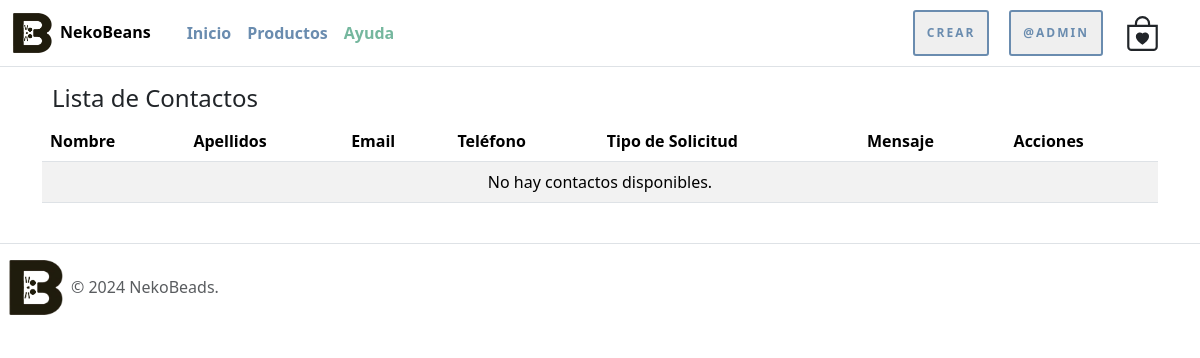
Before: /lista-comentarios/ (signed in) with the older database file.
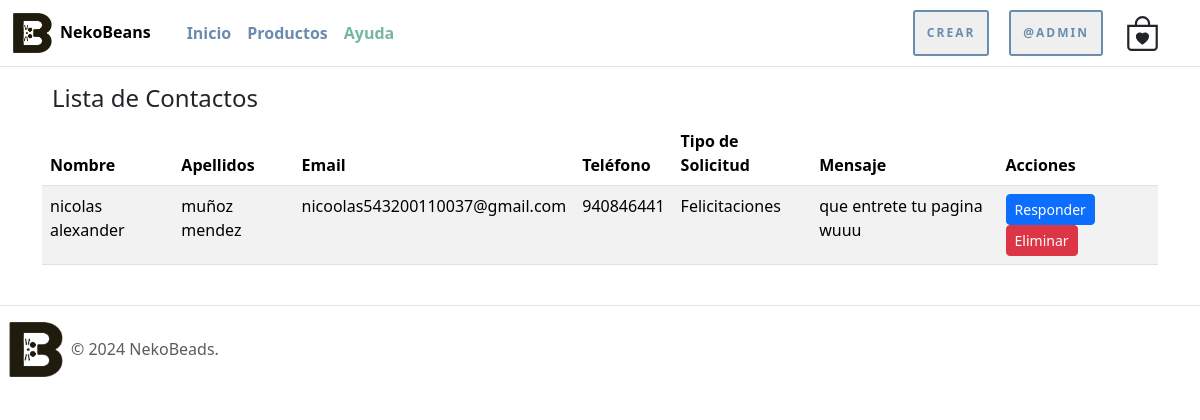
After: the same page with the newer database file.
### nekoBeansWeb/models.py (models this page shows, shortened)
class Contacto(models.Model):
    nombre = models.CharField(max_length=20)
    apellidos = models.CharField(max_length=20)
    email = models.EmailField()
    telefono = models.CharField(max_length=9)
    tipo_solicitud = models.IntegerField(choices=tipo_consulta)
    mensaje = models.TextField()

### nekoBeansWeb/views.py (the view)
# urls.py: path('lista-comentarios/', lista_comentarios, name="lista_comentarios"),
@permission_required('nekoBeansWeb.view_comentarios')
def lista_comentarios(request):
    contactos = Contacto.objects.all()
    data = {
        'contactos': contactos
    }
    return render(request, 'nekoBeansWeb/comentarios/lista_contacto.html', data)

### nekoBeansWeb/templates/nekoBeansWeb/comentarios/lista_contacto.html (shortened to what this page needs)
{% extends 'nekoBeansWeb/narvar_footer.html' %}
{% load static %}
{% block contenido %}
<div class="container mt-4">
    <div class="row">
        <div class="col-md-12">
            <h4 class="espacio-titulos">Lista de Contactos</h4>
            <div class="table-responsive">
                <table class="table table-hover table-striped">
                    <thead class="thead-dark">
                        <tr>
                            <th scope="col">Nombre</th>
                            <th scope="col">Apellidos</th>
                            <th scope="col">Email</th>
                            <th scope="col">Teléfono</th>
                            <th scope="col">Tipo de Solicitud</th>
                            <th scope="col">Mensaje</th>
                            <th scope="col">Acciones</th>
                        </tr>
                    </thead>
                    <tbody>
                        {% for contacto in contactos %}
                        <tr>
                            <td>{{ contacto.nombre }}</td>
                            <td>{{ contacto.apellidos }}</td>
                            <td>{{ contacto.email }}</td>
                            <td>{{ contacto.telefono }}</td>
                            <td>{{ contacto.get_tipo_solicitud_display }}</td>
                            <td class="mensaje-column">{{ contacto.mensaje|linebreaksbr }}</td>
                            <td>
                                <a href="mailto:{{ contacto.email }}?subject=Respuesta%20a%20tu%20{{ contacto.get_tipo_solicitud_display }}" class="btn btn-sm btn-primary">Responder</a>
                                <a href="{% url 'eliminar_contacto' contacto.id %}" class="btn btn-sm btn-danger" onclick="return confirm('¿Estás seguro de que deseas eliminar este mensaje?')">Eliminar</a>
                            </td>
                        </tr>
                        {% empty %}
                        <tr>
                            <td colspan="7" class="text-center">No hay contactos disponibles.</td>
                        </tr>
                        {% endfor %}
                    </tbody>
                </table>
            </div>
        </div>
    </div>
</div>
{% endblock %}

Changed rows visible on the page:
added Contacto: nombre "nicolas alexander", apellidos "muñoz mendez", email "nicoolas543200110037@gmail.com", telefono "940846441", tipo_solicitud "Felicitaciones", mensaje "que entrete tu pagina wuuu"
Other visible differences:
text no longer shown: "No hay contactos disponibles."
